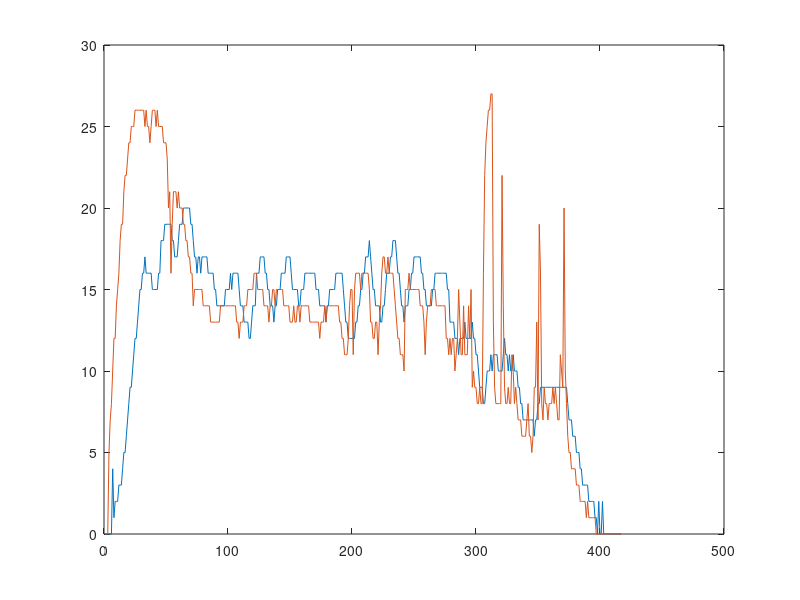
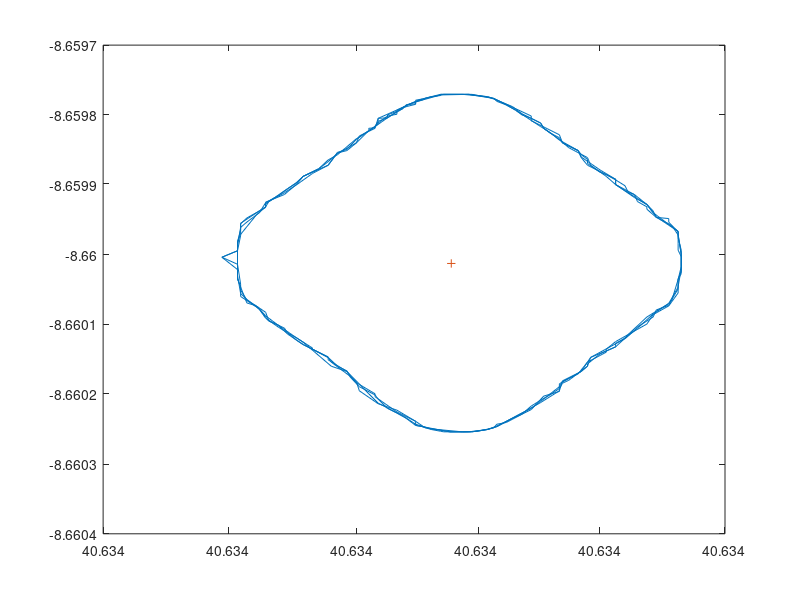
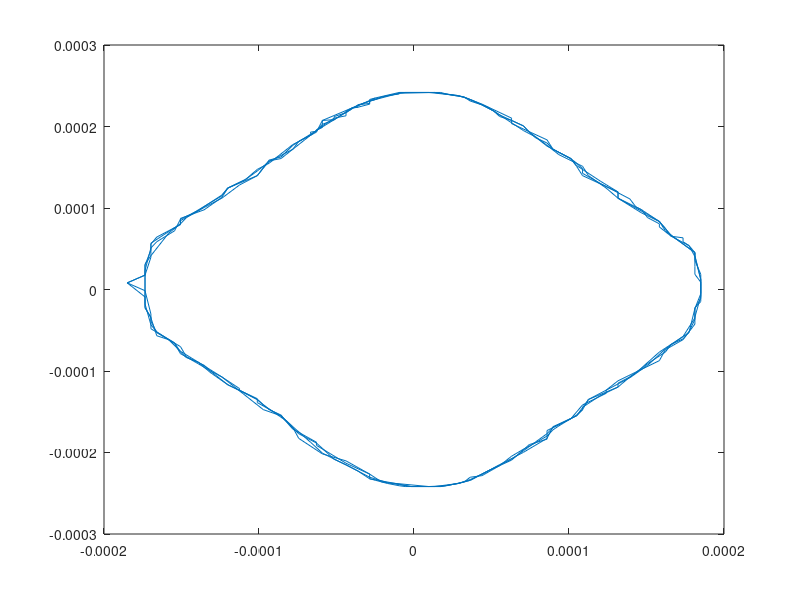
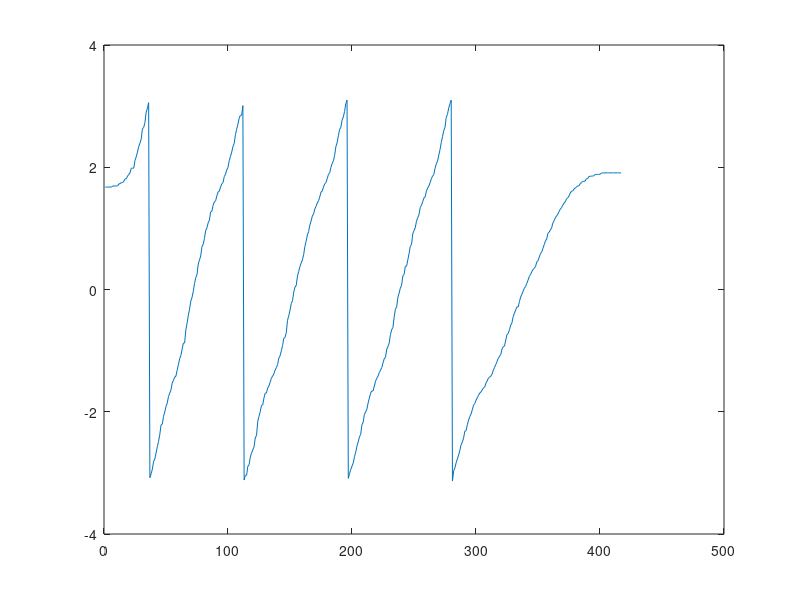

Source code (MATLAB) for these figures, in order: (Note: this script raises an error after producing the figures.)
close all
clc
clear all

N=6;

data = textread('vel15.txt','','delimiter',',');
%data = textread('ve.txt','','delimiter',',');
pontlat = 40.66;
pontlong=-8.63415



figure()
plot(data(:,8));
hold on
plot(data(:,9));
dd = []
%for i = 50:length(data(:,4))
 %   subplot(3,1,1);
  %  plot(pontlat,pontlong,'+')
   % hold on
    %plot(data(1:i,4)-40,data(1:i,5)+8,'*');
    
    %hold on
    %subplot(3,1,2)
    %plot(data(1:i,8))
    %hold on
    %subplot(3,1,3)
    %dd = [dd dist(pontlat,data(i,4),pontlong,data(i,5))]
    %plot(dd);
    
    %drawnow
%end
figure()
plot(data(:,4),data(:,5))

mm = min(data(:,4))
m = max(data(:,4))

mmg = min(data(:,5))
mg = max(data(:,5))

mlat = (mm + m)/2
mg = (mg + mmg)/2

hold on
plot(mlat,mg,'+')

figure()
plot(data(:,4)-mlat,data(:,5)-mg)

centerlat = data(:,4)-mlat;
centerlg = data(:,5)-mg;
[theta,rho] = cart2pol(centerlat,centerlg)
figure()
plot(theta)
figure()
plot(rho)
figure()
polarplot(theta,rho,'+')


di =[]
for k = 1:length(data(:,4))
    di = [di dist(data(k,4),mlat,data(k,5),mg)];
end
 distance=[];
for j = 1:length(data(:,4))
distance=[distance dist(mlat,mlat+centerlat(j),mg,mg+centerlg(j))];
end



figure()
plot(centerlat,centerlg)
figure()
plot(rho)
figure()
plot(di)
figure()
polarplot(theta,distance,'.-')

figure()
polarplot(theta+0.7505,distance,'*')


figure()
subplot(3,2,1);
plot(data(:,4),data(:,5))
subplot(3,2,2)
plot(data(:,6));
subplot(3,2,[3 4])
plot(data(:,4),data(:,5));
subplot(3,2,[5 6])
plot(data(:,8))
hold on
plot(data(:,9))



